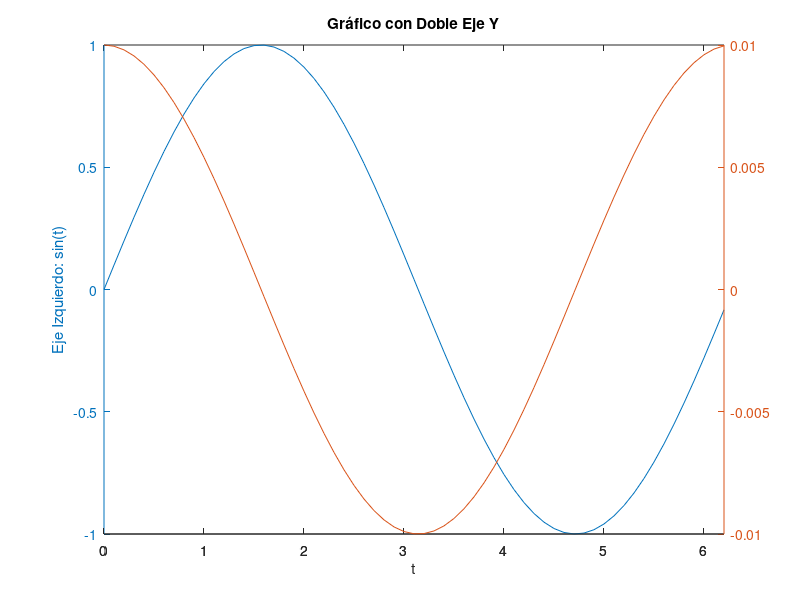

Write MATLAB code to recreate this figure.
t = 0:0.1:2*pi;
y1 = sin(t);
y2 = 0.01*cos(t);
figure;
plotyy(t, y1, t, y2);
title('Gráfico con Doble Eje Y');
xlabel('t');
ylabel(gca, 'Eje Izquierdo: sin(t)'); % gca obtiene el handle del eje actual
% Para el segundo ylabel, se necesita obtener el handle del segundo eje
% ax = plotyy(...); ylabel(ax(2), 'Eje Derecho: 0.01*cos(t)');